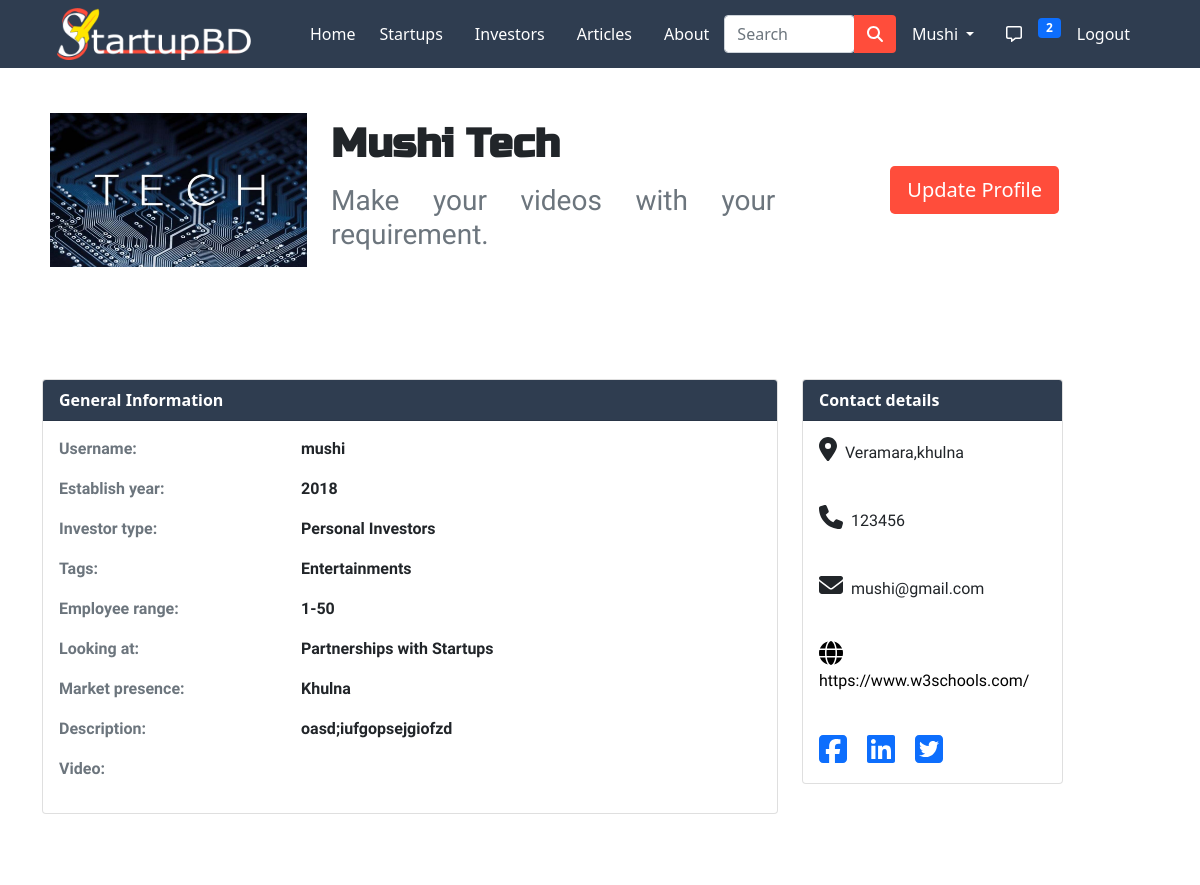
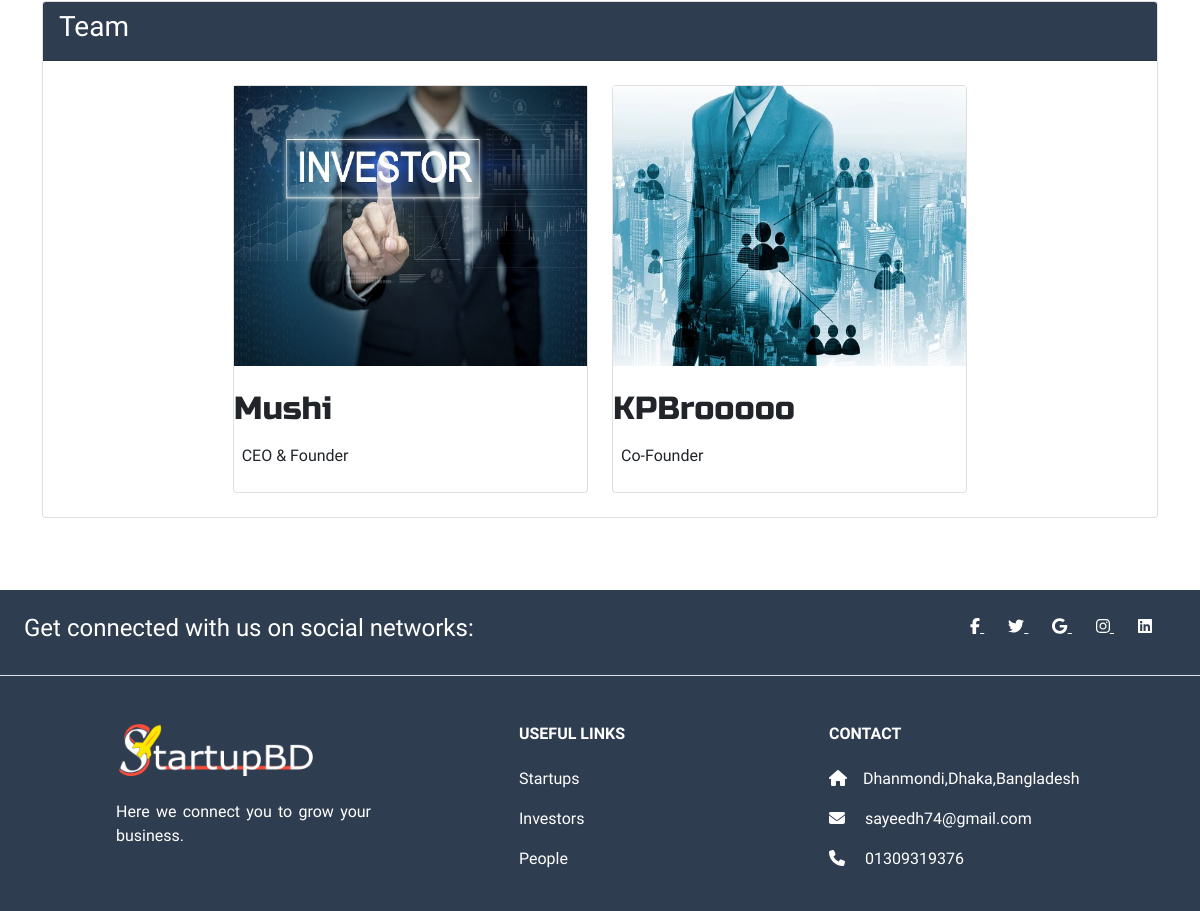
The page /profile/2/ (signed in) on the database its author committed (2 pictures, top to bottom).
### app/models.py (models this page shows, shortened)
class User(AbstractUser):
  is_customer = models.BooleanField(default=False)
  is_investor = models.BooleanField(default=False)
  is_startup = models.BooleanField(default=False)

class Investorinfo(models.Model):
  user = models.ForeignKey(settings.AUTH_USER_MODEL, on_delete=models.CASCADE)
  name = models.CharField(max_length=100, null=True, blank=True)
  company_name = models.CharField(max_length=100, null=True, blank=True)
  title = models.CharField(max_length=100,blank=True,null = True)
  email = models.EmailField(max_length=100, null=True, blank=True)
  mobile = models.CharField(max_length=50, null=True, blank=True)
  logo = models.ImageField(upload_to='images/', null=True, blank=True)
  establish_year = models.IntegerField(blank=True, null=True)
  investor_type = models.CharField(max_length=50,choices=INVSETOR_TYPE, blank=True, null=True)
  employee_range = models.CharField(max_length=10, blank=True, null=True)
  market_presence = models.CharField(max_length=100,choices=CITY_CHOICES, null=True, blank=True)
  looking_at = models.CharField(choices=LOOK_CHOICES, max_length=100,null=True,blank=True)
  tags = models.CharField(max_length=100,choices=SECTOR, blank=True, null=True)
  description = models.TextField(max_length=1000, blank=True, null=True)
  videos = models.FileField(upload_to='videos/', null=True,blank=True)
  weblink = models.URLField(null=True,blank=True)
  facebook_link = models.URLField(blank=True)
  linkedin_link = models.URLField(blank=True)
  twitter_link = models.URLField(blank=True)
  location = models.CharField(max_length=100, null=True, blank=True)
  person1 = models.CharField(max_length=100, choices=ROLE, blank=True, null=True)
  person1_name = models.CharField(max_length=50, blank=True, null=True)
  person1_image = models.ImageField(upload_to='images/', null=True, blank=True)
  person2 = models.CharField(max_length=100, choices=ROLE, blank=True, null=True)
  person2_name = models.CharField(max_length=50, blank=True, null=True)
  person2_image = models.ImageField(
      upload_to='images/', null=True, blank=True)

### app/views.py (the view)
# urls.py: path('profile/<int:pk>/', views.profile, name='profile'),
def profile(request,pk):
  if request.user.is_startup:
    startup = StartupInfo.objects.get(user_id=request.user.id)
    reviews = ReviewRating.objects.filter(startup_id=startup.id, status=True)
    count = reviews.count()
    return render(request, 'app/startup_profile.html', {'startup': startup, 'reviews': reviews,  'count': count})
  elif request.user.is_investor:
    investor = Investorinfo.objects.get(user_id=request.user.id)
    reviews = InvestorReviewRating.objects.filter(investor_id=investor.id, status=True)
    count = reviews.count()
    return render(request, 'app/investor_profile.html', {'investor': investor, 'reviews': reviews,'count':count})
  elif request.user.is_customer:
    customer = CustomerInfo.objects.get(user_id=request.user.id)
    return render(request, 'app/customer_profile.html', {'customer': customer})

### app/templates/app/investor_profile.html (shortened to what this page needs)
{% extends 'app/base.html' %}
{% load static %}
{% block main-content %}
<div class="container my-5">
  <div class="row">
    <div class="col-md-12">
      <div class="card flex-row  mt-5" style="border: none;">
        <div class="card-body row px-2 align-items-center">
          <div class="col-md-3">
            {% if investor.logo %}
            <img src="{{ investor.logo.url }}" width="100%" height="auto" alt="No images">
            {% else %}
            <img src="{% static 'app/images/banner1/images.png' %}" width="100%" height="auto" alt="">
            {% endif %}
          </div>
          <div class="col-md-5">
            <h4 class="card-title">
              <h1><b>{{investor.company_name}}</b></h1>
            </h4>
            <p class="card-text">
            <h3 class="text-muted">{{investor.title}}</h3>
            </p>
          </div>
          {% if investor.user.id == request.user.id %}
          <div class="col-md-4 text-center">
            <div class="flex-row">
              <a href="{% url 'investor-form' investor.id %}" class="btn btn-lg"
                style="background-color: #FF4D3B; color: white;">Update Profile</a>
            </div>
          </div>
          {% endif %}
        </div>
      </div>
    </div>
  </div>
</div> <br> <br>
<div class="container">
  <div class="row">
    <div class="col-md-8">
      <div class="card ">
        <div class="card-header" style="background-color: #2F3D50; color: white;" color: white;"><b> General
            Information</b></div>
        <div class="card-body ">
          <div class="row">
            {% if not request.user.is_customer %}
            <div class="col-4 text-muted">
              <p><b> Username:</b></p>
            </div>
            <div class="col-6">
              <p><b> {{investor.user.username}}</b></p>
            </div>
            {% endif %}
          </div>
          <div class="row">
            <div class="col-4 text-muted">
              <p><b> Establish year:</b></p>
            </div>
            <div class="col-6">
              <p><b> {{investor.establish_year}}</b></p>
            </div>
          </div>
          <div class="row">
            <div class="col-4 text-muted">
              <p><b> Investor type:</b></p>
            </div>
            <div class="col-6">
              <p><b> {{investor.investor_type}}</b></p>
            </div>
          </div>
          <div class="row">
            <div class="col-4 text-muted">
              <p><b> Tags:</b></p>
            </div>
            <div class="col-6">
              <p><b> {{investor.tags}}</b></p>
            </div>
          </div>
          <div class="row">
            <div class="col-4 text-muted">
              <p><b> Employee range:</b></p>
            </div>
            <div class="col-6">
              <p><b> {{investor.employee_range}}</b></p>
            </div>
          </div>
          <div class="row">
            <div class="col-4 text-muted">
              <p><b>Looking at:</b></p>
            </div>
            <div class="col-6">
              <p><b> {{investor.looking_at}} </b></p>
            </div>
          </div>
          <div class="row">
            <div class="col-4 text-muted">
              <p><b> Market presence:</b></p>
            </div>
            <div class="col-6">
              <p><b> {{investor.market_presence}}</b></p>
            </div>
          </div>
          <div class="row">
            <div class="col-4 text-muted">
              <p><b> Description:</b></p>
            </div>
            <div class="col-6">
              <p><b>{{investor.description}}</b></p>
            </div>
          </div>
          <div class="row">
            <div class="col-4 text-muted">
              <p><b>Video:</b></p>
            </div>
            <div class="col-6">
            </div>
          </div>
        </div>
      </div>
    </div>
    <div class="col-md-3">
      <div class="card">
        <div class="card-header" style="background-color: #2F3D50; color: white;" color: white;">
          <b>Contact details</b>
        </div>
        <div class="card-body">
          <p><i style='font-size:24px' class='fas me-1'>&#xf3c5;</i> {{investor.location}}</p>
          <br>
          <p><i style="font-size:24px" class="fa me-1">&#xf095;</i> {{investor.mobile}}</p>
          <br>
          <p><i style="font-size:24px" class="fa me-1">&#xf0e0;</i> {{investor.email}}</p>
          <br>
          <p><a href="{{investor.weblink}}" style="color: black; text-decoration: none;"><i style='font-size:24px'
                class='fas me-1'>&#xf0ac;</i> {{investor.weblink}}</a></p>
          <br>
          <a href="{{investor.facebook_link}}" id="link"><i class="fab fa-facebook-square fa-2x"></i></a>
          <a class="mx-3" id="link" href="{{investor.linkedin_link}}"><i class="fab fa-linkedin fa-2x"></i></a>
          <a href="{{investor.twitter_link}}" id="link"><i class="fab fa-twitter-square fa-2x"></i></a>
        </div>
      </div>
    </div>
  </div>
</div>
<br><br><br>
<div class="container">
  <div class="card">
    <div class="col-md-12">
      <div class="card-header" style="background-color: #2F3D50; color: white;">
        <center>
          <h3>Team</h3>
        </center>
      </div>
      <br>
      <div class="row align-items-center justify-content-center pb-4">
        <div class="col-md-4">
          <div class="card" id="card">
            {% if investor.person1_image %}
            <img src="{{ investor.person1_image.url  }}" alt="John" style="width:100%; height: 280px;">
            {% else %}
            <img src="{% static 'app/images/banner1/images.png' %}" alt="No Image" style="width:100%; height: 280px;">
            {% endif %}
            <br> <h2>{{investor.person1_name}}</h2>
            <p class="title p-2" id="title">{{investor.person1}}</p>
          </div>
        </div>
        <div class="col-md-4">
          <div class="card" id="card">
            {% if investor.person2_image %}
            <img src="{{ investor.person2_image.url }}" alt="John" style="width:100%; height: 280px;">
            {% else %}
            <img src="{% static 'app/images/banner1/images.png' %}" alt="No Image" style="width:100%; height: 280px;">
            {% endif %}
            <br> <h2>{{investor.person2_name}}</h2>
            <p class="title p-2" id="title">{{investor.person2}}</p>
          </div>
        </div>
      </div>
    </div>
  </div>
</div>
<br><br><br>
{% endblock main-content %}

### app/templates/app/base.html (shortened to what this page needs)
<!doctype html>
{% load static %}
{% load custom_tags %}
<html lang="en">
<head>
  <link rel="stylesheet" href="{% static 'app/css/style.css' %}">
  <link href="https://cdn.jsdelivr.net/npm/bootstrap@5.0.0-beta1/dist/css/bootstrap.min.css" rel="stylesheet"
>
  <link rel="stylesheet" href="https://stackpath.bootstrapcdn.com/font-awesome/4.7.0/css/font-awesome.min.css">
  <link rel="stylesheet" href="{% static 'app/css/owl.carousel.min.css' %}">
  <link rel="stylesheet" href="{% static 'app/css/all.min.css' %}">
  <link rel="stylesheet" href="https://cdnjs.cloudflare.com/ajax/libs/animate.css/3.7.2/animate.css">
</head>
<body>
  <section>
    <div class="row">
      <div class="col-sm-12 col-md-12 col-lg-12">
        <nav id="nav" class="navbar navbar-expand-lg navbar-dark fixed-top" style="background-color: #2F3D50;">
          <div class="container">
            <a href="/"><img src="{% static 'app/images/logo1/Logo-final-2-01.png' %}" class="me-5" width="200px" height="auto" alt=""></a>
            <div class="collapse navbar-collapse" id="navbarSupportedContent">
              <ul class="navbar-nav me-auto mb-2 mb-lg-0">
                <li class="nav-item">
                  <a class="nav-link active" aria-current="page" href="/">Home</a>
                </li>
                <li class="nav-item mx-2">
                  <a href="{% url 'startup_home' %}" class="nav-link">Startups</a>
                </li>
                <li class="nav-item mx-2">
                  <a href="{% url 'investor_home' %}" class="nav-link">Investors</a>
                </li>
                <li class="nav-item mx-2">
                  <a href="{% url 'article' %}" class="nav-link">Articles</a>
                </li>
                <li class="nav-item mx-2">
                  <a href="{% url 'about' %}" class="nav-link">About</a>
                </li>
              </ul>
              <form class="d-flex input-group w-auto" method="POST" action="{% url 'search_list' %}">
                <input type="search" class="form-control rounded" name="q" placeholder="Search" aria-label="Search"
                  aria-describedby="search-addon" />
                <button type="submit" class="btn" style="background-color:#FF4D3B;"><i class="fas fa-search"
                    style="color: white;"></i></button>
              </form>
              <div>
                <ul class="navbar-nav me-auto mb-2 mb-lg-0">
                  {% if request.user.is_authenticated %}
                  <li class="nav-item dropdown mx-2">
                    <a class="nav-link dropdown-toggle" href="#" id="profileDropdown" role="button"
                      data-bs-toggle="dropdown" aria-expanded="false">
                      {{request.user.username|capfirst}}
                    </a>
                  </li>
                  <li class="nav-item mx-2">
                    <a href="{% url 'inbox' %}" class="nav-link"><i class="far fa-comment-alt "></i></a>
                  </li>
                  <li class="nav-item">
                    <div class="nav-item">
                      {% show_notifications %}
                    </div>
                  </li>
                  <li class="nav-item mx-2">
                    <a href="{% url 'logout' %}" class="nav-link">Logout</a>
                  </li>
                  {% endif %}
                </ul>
              </div>
            </div>
          </div>
        </nav>
      </div>
    </div>
  </section>
  {% block main-content %} {% endblock main-content %}
  <section>
    <div>
      <div class="row">
        <div class="col-md-12">
          <footer class=" text-center text-lg-start text-white" style="background-color: #2F3D50;">
            <div class="d-flex justify-content-center justify-content-lg-between p-4 border-bottom">
              <div class="me-5 d-none d-lg-block">
                <span>
                  <h4>Get connected with us on social networks:</h4>
                </span>
              </div>
              <div class="icons">
                <a href="" class="me-4 text-reset">
                  <i class="fab fa-facebook-f"></i>
                </a>
                <a href="" class="me-4 text-reset">
                  <i class="fab fa-twitter"></i>
                </a>
                <a href="" class="me-4 text-reset">
                  <i class="fab fa-google"></i>
                </a>
                <a href="" class="me-4 text-reset">
                  <i class="fab fa-instagram"></i>
                </a>
                <a href="" class="me-4 text-reset">
                  <i class="fab fa-linkedin"></i>
                </a>
              </div>
            </div>
            <div class="">
              <div class="container text-center text-md-start mt-5">
                <div class="row mt-3">
                  <div class="col-md-3 col-lg-4 col-xl-3 mx-auto mb-4">
                    <h4 class="text-uppercase fw-bold mb-4">
                      <img src="{% static 'app/images/logo/Logo-final-2-01.png' %}" width="200px" height="auto" alt="">
                    </h4>
                    <p>
                      Here we connect you to grow your business.
                    </p>
                  </div>
                  <div class="col-md-3 col-lg-2 col-xl-2 mx-auto mb-4 links">
                    <h6 class="text-uppercase fw-bold mb-4">
                      Useful links
                    </h6>
                    <p>
                      <a href="{% url 'startup_home' %}" style="text-decoration: none;" class="text-reset">Startups</a>
                    </p>
                    <p>
                      <a href="{% url 'investor_home' %}" style="text-decoration: none;"
                        class="text-reset">Investors</a>
                    </p>
                    <p>
                      <a href="{% url 'customer_home' %}" style="text-decoration: none;" class="text-reset">People</a>
                    </p>
                  </div>
                  <div class="col-md-4 col-lg-3 col-xl-3 mx-auto mb-md-0 mb-4">
                    <h6 class="text-uppercase fw-bold mb-4">
                      Contact
                    </h6>
                    <p><i class="fas fa-home me-3"></i>Dhanmondi,Dhaka,Bangladesh</p>
                    <p>
                      <i class="fas fa-envelope me-3"></i>
                      sayeedh74@gmail.com
                    </p>
                    <p><i class="fas fa-phone me-3"></i> 01309319376</p>
                  </div>
                </div>
              </div>
            </div>
          </footer>
        </div>
      </div>
    </div>
  </section>
</body>
</html>

### rows shown on the page
User: user.username "Mushi"
Investorinfo: logo (picture), company_name "Mushi Tech", title "Make your videos with your requirement.", user.username "mushi", establish_year "2018", investor_type "Personal Investors", tags "Entertainments", employee_range "1-50", looking_at "Partnerships with Startups", market_presence "Khulna", description "oasd;iufgopsejgiofzd", location "Veramara,khulna", mobile "123456", email "mushi@gmail.com", weblink "https://www.w3schools.com/", person1_image (picture), person1_name "Mushi", person1 "CEO & Founder", person2_image (picture), person2_name "KPBrooooo", person2 "Co-Founder"

### other values the page prints
{{ notifications.count }} "2"
